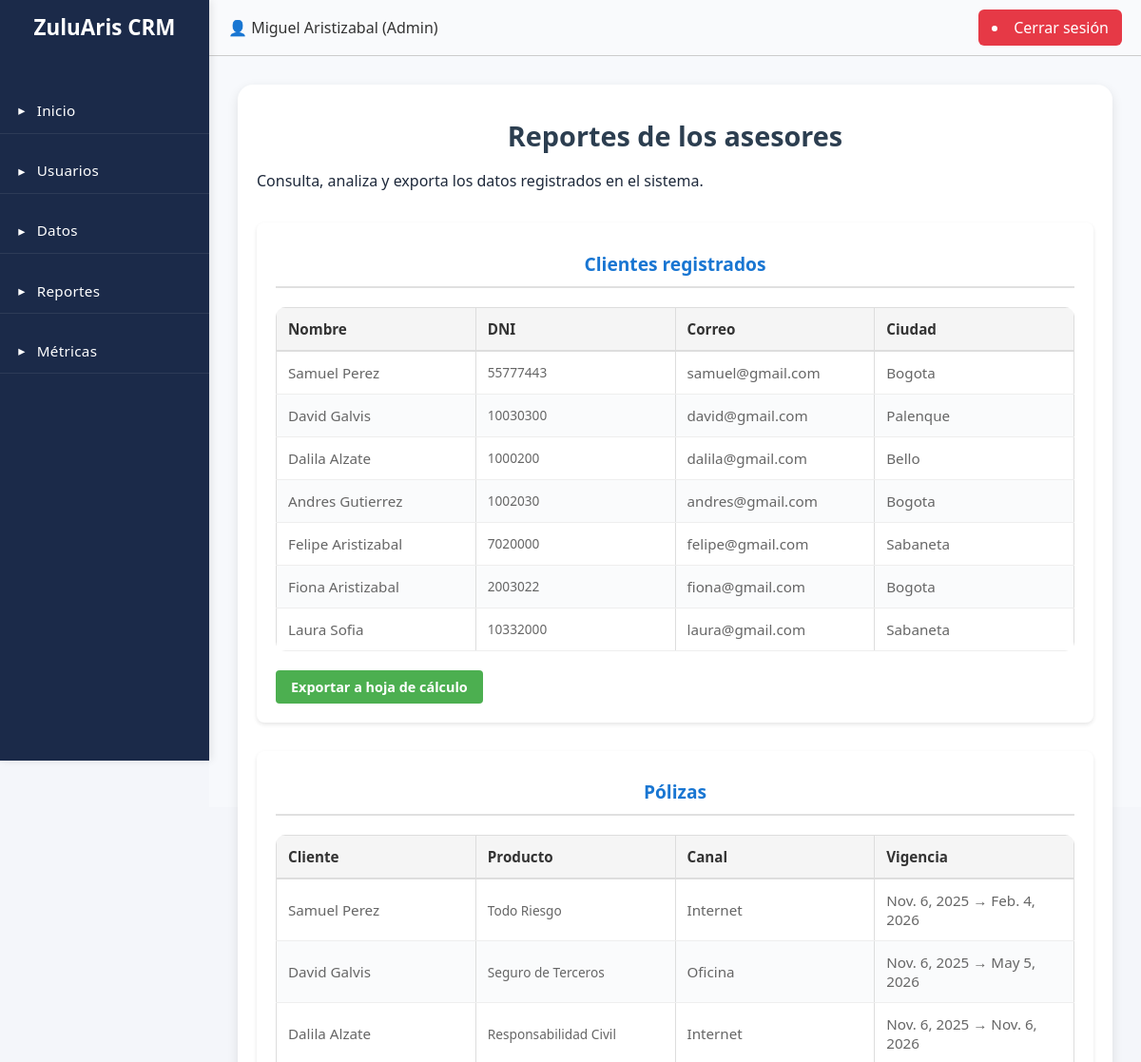
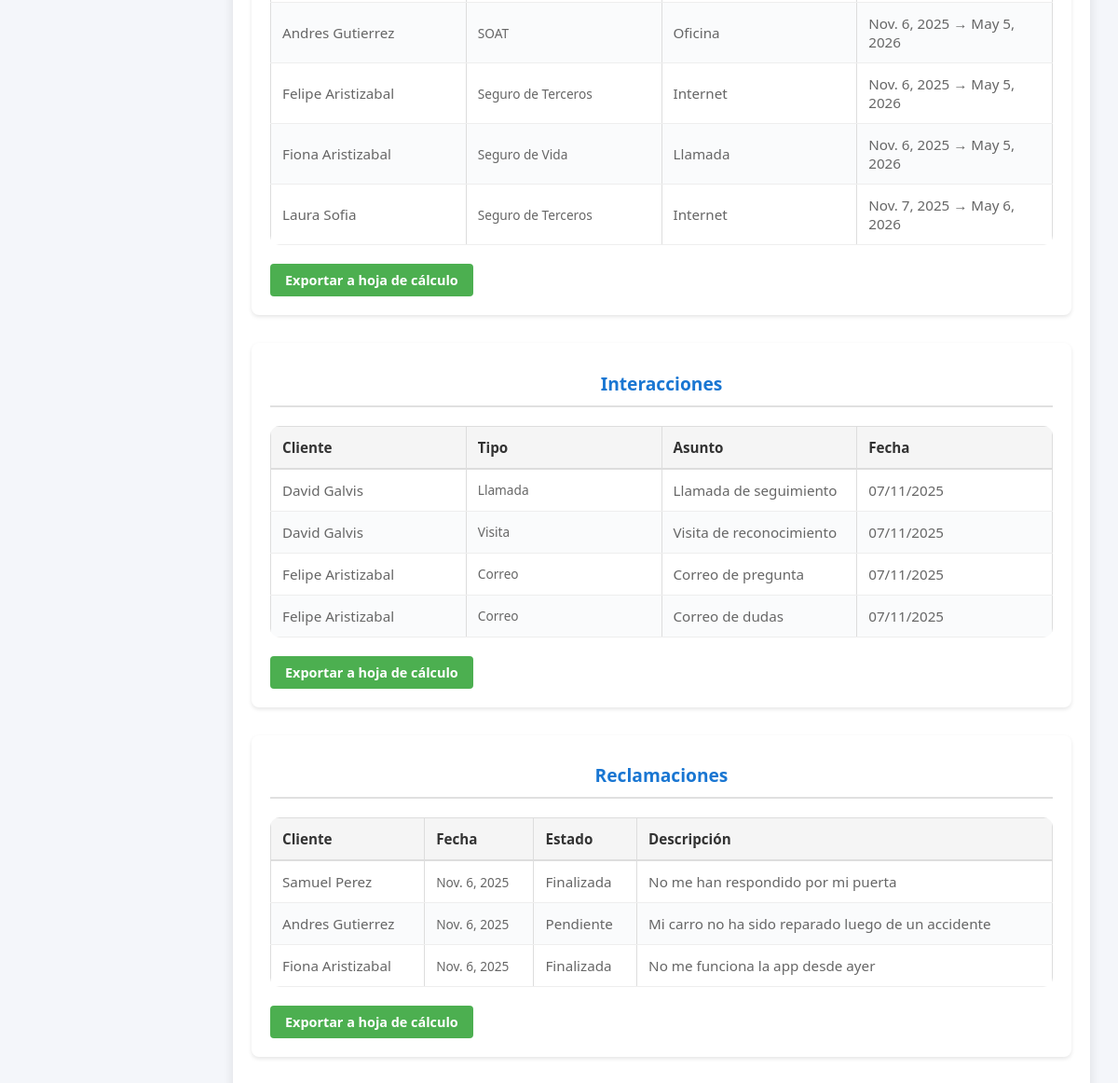
Page /reportes_admin/ (signed in) on the committed database (2 pictures, top to bottom).
### CRM/models.py (models this page shows)
class Clientes(models.Model):
    dni = models.CharField(max_length=50, primary_key=True)
    id_tipo_dni = models.ForeignKey(Tipo_DNI, on_delete=models.CASCADE)
    nombre = models.CharField(max_length=200)
    direccion = models.CharField(max_length=200, blank=True, null=True)
    id_ciudad = models.ForeignKey(Ciudades, on_delete=models.CASCADE)
    telefono = models.CharField(max_length=50, blank=True, null=True)
    celular = models.CharField(max_length=50)
    correo = models.EmailField(blank=True, null=True)
    asesor = models.ForeignKey("Usuarios", on_delete=models.SET_NULL, null=True, blank=True, related_name="clientes")
    class Meta:
        db_table = "clientes"

class Ciudades(models.Model):
    id = models.AutoField(primary_key=True)
    descripcion = models.CharField(max_length=50, unique=True)
    id_departamento = models.ForeignKey(Departamentos, on_delete=models.CASCADE)
    class Meta:
        db_table = "ciudades"

class Polizas(models.Model):
    id = models.AutoField(primary_key=True)
    id_producto = models.ForeignKey(Productos, on_delete=models.CASCADE)
    id_canal_venta = models.ForeignKey(Canal_venta, on_delete=models.CASCADE)
    id_tipo_poliza = models.ForeignKey(Tipo_Poliza, on_delete=models.CASCADE)
    id_forma_pago = models.ForeignKey(Formas_pago, on_delete=models.CASCADE)
    dni_cliente = models.ForeignKey(Clientes, on_delete=models.CASCADE)
    fecha_inicio = models.DateField()
    fecha_fin = models.DateField()
    class Meta:
        db_table = "polizas"

class Productos(models.Model):
    id = models.AutoField(primary_key=True)
    descripcion = models.CharField(max_length=50, unique=True)
    id_ramo = models.ForeignKey(Ramos, on_delete=models.CASCADE)
    class Meta:
        db_table = "productos"

class Canal_venta(models.Model):
    id = models.AutoField(primary_key=True)
    descripcion = models.CharField(max_length=50, unique=True)
    class Meta:
        db_table = "canal_venta"

class Interacciones(models.Model):
    id = models.AutoField(primary_key=True)
    dni_cliente = models.ForeignKey(Clientes, on_delete=models.CASCADE)
    dni_asesor = models.ForeignKey(Usuarios, on_delete=models.CASCADE)
    fecha = models.DateTimeField(auto_now_add=True)
    id_tipo_interaccion = models.ForeignKey(TipoInteraccion, on_delete=models.CASCADE)
    asunto = models.CharField(max_length=100)
    observaciones = models.CharField(max_length=500, blank=True, null=True)
    class Meta:
        db_table = "interacciones"

class TipoInteraccion(models.Model):
    id = models.AutoField(primary_key=True)
    descripcion = models.CharField(max_length=50, unique=True)
    class Meta:
        db_table = "tipo_interaccion"

class Reclamaciones(models.Model):
    id = models.AutoField(primary_key=True)
    dni_asesor = models.ForeignKey(Usuarios, on_delete=models.CASCADE)
    dni_cliente = models.ForeignKey(Clientes, on_delete=models.CASCADE)
    poliza = models.ForeignKey(Polizas, on_delete=models.SET_NULL, null=True, db_column="id_poliza")
    fecha = models.DateField(auto_now_add=True)
    fecha_actualizacion = models.DateTimeField(auto_now=True)
    descripcion = models.TextField(blank=True, null=True)
    id_estado = models.ForeignKey(Estado, on_delete=models.CASCADE, db_column="id_estado", related_name="reclamacion_estado")
    class Meta:
        db_table = "reclamaciones"

class Estado(models.Model):
    id = models.AutoField(primary_key=True)
    descripcion = models.CharField(max_length=50, unique=True)
    class Meta:
        db_table = "estados"

### CRM/views.py (the view)
# urls.py: path("reportes_admin/", CRM.views.reportes_admin, name="reportes_admin"),
def reportes_admin(request):
    if not request.user.is_authenticated:
        messages.error(request, "Debes iniciar sesión.")
        return redirect("/login")
    try:
        usuario = Usuarios.objects.select_related("empresa").get(user=request.user)
        empresa = usuario.empresa
    except Usuarios.DoesNotExist:
        messages.error(request, "Tu perfil no está asociado correctamente.")
        return redirect("/")
    clientes = Clientes.objects.filter(asesor__empresa=empresa).select_related("id_ciudad")
    polizas = Polizas.objects.filter(dni_cliente__asesor__empresa=empresa).select_related("dni_cliente", "id_producto", "id_canal_venta")
    interacciones = Interacciones.objects.filter(dni_cliente__asesor__empresa=empresa).select_related("dni_cliente", "id_tipo_interaccion")
    reclamaciones = Reclamaciones.objects.filter(dni_cliente__asesor__empresa=empresa).select_related("dni_cliente", "id_estado")
    context = {
        "titulo": f"Reportes de {empresa.nombre}",
        "clientes": clientes,
        "polizas": polizas,
        "interacciones": interacciones,
        "reclamaciones": reclamaciones,
    }
    return render(request, "reportes_admin.html", context)

### CRM/templates/reportes_admin.html (shortened to what this page needs)
{% extends 'layout_admin.html' %}
{% load static %}
{% block content %}
<div class="reportes-container">
    <h2 class="titulo-seccion">Reportes de los asesores</h2>
    <p>Consulta, analiza y exporta los datos registrados en el sistema.</p>
    <div class="reportes-seccion">
        <h3>Clientes registrados</h3>
        <table class="tabla_clientes">
            <thead>
                <tr>
                    <th>Nombre</th>
                    <th>DNI</th>
                    <th>Correo</th>
                    <th>Ciudad</th>
                </tr>
            </thead>
            <tbody>
                {% for c in clientes %}
                <tr>
                    <td>{{ c.nombre }}</td>
                    <td>{{ c.dni }}</td>
                    <td>{{ c.correo|default:"-" }}</td>
                    <td>{{ c.id_ciudad.descripcion }}</td>
                </tr>
                {% endfor %}
            </tbody>
        </table>
        <div class="acciones-reporte">
            <a href="{% url 'exportar_reporte' 'clientes' %}" class="btn-guardar">Exportar a hoja de cálculo</a>
        </div>
    </div>
    <div class="reportes-seccion">
        <h3>Pólizas</h3>
        <table class="tabla_clientes">
            <thead>
                <tr>
                    <th>Cliente</th>
                    <th>Producto</th>
                    <th>Canal</th>
                    <th>Vigencia</th>
                </tr>
            </thead>
            <tbody>
                {% for p in polizas %}
                <tr>
                    <td>{{ p.dni_cliente.nombre }}</td>
                    <td>{{ p.id_producto.descripcion }}</td>
                    <td>{{ p.id_canal_venta.descripcion }}</td>
                    <td>{{ p.fecha_inicio }} → {{ p.fecha_fin }}</td>
                </tr>
                {% endfor %}
            </tbody>
        </table>
        <div class="acciones-reporte">
            <a href="{% url 'exportar_reporte' 'polizas' %}" class="btn-guardar">Exportar a hoja de cálculo</a>
        </div>
    </div>
    <div class="reportes-seccion">
        <h3>Interacciones</h3>
        <table class="tabla_interacciones">
            <thead>
                <tr>
                    <th>Cliente</th>
                    <th>Tipo</th>
                    <th>Asunto</th>
                    <th>Fecha</th>
                </tr>
            </thead>
            <tbody>
                {% for i in interacciones %}
                <tr>
                    <td>{{ i.dni_cliente.nombre }}</td>
                    <td>{{ i.id_tipo_interaccion.descripcion }}</td>
                    <td>{{ i.asunto }}</td>
                    <td>{{ i.fecha|date:"d/m/Y" }}</td>
                </tr>
                {% endfor %}
            </tbody>
        </table>
        <div class="acciones-reporte">
            <a href="{% url 'exportar_reporte' 'interacciones' %}" class="btn-guardar">Exportar a hoja de cálculo</a>
        </div>
    </div>
    <div class="reportes-seccion">
        <h3>Reclamaciones</h3>
        <table class="tabla-clientes">
            <thead>
                <tr>
                    <th>Cliente</th>
                    <th>Fecha</th>
                    <th>Estado</th>
                    <th>Descripción</th>
                </tr>
            </thead>
            <tbody>
                {% for r in reclamaciones %}
                <tr>
                    <td>{{ r.dni_cliente.nombre }}</td>
                    <td>{{ r.fecha }}</td>
                    <td>{{ r.id_estado.descripcion }}</td>
                    <td>{{ r.descripcion }}</td>
                </tr>
                {% endfor %}
            </tbody>
        </table>
        <div class="acciones-reporte">
            <a href="{% url 'exportar_reporte' 'reclamaciones' %}" class="btn-guardar">Exportar a hoja de cálculo</a>
        </div>
    </div>
{% endblock %}

### CRM/templates/layout_admin.html (shortened to what this page needs)
{% load static %}
<!DOCTYPE html>
<html lang="es">
<head>
    <link rel="stylesheet" href="{% static 'styles/globalstyles.css' %}">
</head>
<body>
    <div class="container">
        <aside class="sidebar sidebar-admin">
            <div class="logo">ZuluAris CRM</div>
            <nav>
                <ul>
                    <li><a href="{% url 'admin_panel' %}">Inicio</a></li>
                    <li><a href="{% url 'gestionar_usuarios' %}">Usuarios</a></li>
                    <li><a href="{% url 'gestionar_datos' %}">Datos</a></li>
                    <li><a href="{% url 'reportes_admin' %}">Reportes</a></li>
                    <li><a href="{% url 'reportes_metricas_admin' %}">Métricas</a></li>
                </ul>
            </nav>
        </aside>
        <main class="main-content">
            <header class="navbar">
                <div class="navbar-left">
                    <span class="user">👤 {{ request.user.first_name }} {{ request.user.last_name }} (Admin)</span>
                </div>
                <div class="navbar-right">
                    <li class="btn-logout"><a href="/logout/">Cerrar sesión</a></li>
                </div>
            </header>
            <section class="content">
                {% block content %}
                {% endblock %}
            </section>
        </main>
    </div>
</body>
</html>

### rows in the picture
Clientes: nombre "Samuel Perez", dni "55777443", correo "samuel@gmail.com", id_ciudad.descripcion "Bogota"
Clientes: nombre "David Galvis", dni "10030300", correo "david@gmail.com", id_ciudad.descripcion "Palenque"
Clientes: nombre "Dalila Alzate", dni "1000200", correo "dalila@gmail.com", id_ciudad.descripcion "Bello"
Clientes: nombre "Andres Gutierrez", dni "1002030", correo "andres@gmail.com", id_ciudad.descripcion "Bogota"
Clientes: nombre "Felipe Aristizabal", dni "7020000", correo "felipe@gmail.com", id_ciudad.descripcion "Sabaneta"
Clientes: nombre "Fiona Aristizabal", dni "2003022", correo "fiona@gmail.com", id_ciudad.descripcion "Bogota"
Clientes: nombre "Laura Sofia", dni "10332000", correo "laura@gmail.com", id_ciudad.descripcion "Sabaneta"
Polizas: dni_cliente.nombre "Samuel Perez", id_producto.descripcion "Todo Riesgo", id_canal_venta.descripcion "Internet", fecha_inicio "Nov. 6, 2025", fecha_fin "Feb. 4, 2026"
Polizas: dni_cliente.nombre "David Galvis", id_producto.descripcion "Seguro de Terceros", id_canal_venta.descripcion "Oficina", fecha_inicio "Nov. 6, 2025", fecha_fin "May 5, 2026"
Polizas: dni_cliente.nombre "Dalila Alzate", id_producto.descripcion "Responsabilidad Civil", id_canal_venta.descripcion "Internet", fecha_inicio "Nov. 6, 2025", fecha_fin "Nov. 6, 2026"
Polizas: dni_cliente.nombre "Andres Gutierrez", id_producto.descripcion "SOAT", id_canal_venta.descripcion "Oficina", fecha_inicio "Nov. 6, 2025", fecha_fin "May 5, 2026"
Polizas: dni_cliente.nombre "Felipe Aristizabal", id_producto.descripcion "Seguro de Terceros", id_canal_venta.descripcion "Internet", fecha_inicio "Nov. 6, 2025", fecha_fin "May 5, 2026"
Polizas: dni_cliente.nombre "Fiona Aristizabal", id_producto.descripcion "Seguro de Vida", id_canal_venta.descripcion "Llamada", fecha_inicio "Nov. 6, 2025", fecha_fin "May 5, 2026"
Polizas: dni_cliente.nombre "Laura Sofia", id_producto.descripcion "Seguro de Terceros", id_canal_venta.descripcion "Internet", fecha_inicio "Nov. 7, 2025", fecha_fin "May 6, 2026"
Interacciones: dni_cliente.nombre "David Galvis", id_tipo_interaccion.descripcion "Llamada", asunto "Llamada de seguimiento", fecha "07/11/2025"
Interacciones: dni_cliente.nombre "David Galvis", id_tipo_interaccion.descripcion "Visita", asunto "Visita de reconocimiento", fecha "07/11/2025"
Interacciones: dni_cliente.nombre "Felipe Aristizabal", id_tipo_interaccion.descripcion "Correo", asunto "Correo de pregunta", fecha "07/11/2025"
Interacciones: dni_cliente.nombre "Felipe Aristizabal", id_tipo_interaccion.descripcion "Correo", asunto "Correo de dudas", fecha "07/11/2025"
Reclamaciones: dni_cliente.nombre "Samuel Perez", fecha "Nov. 6, 2025", id_estado.descripcion "Finalizada", descripcion "No me han respondido por mi puerta"
Reclamaciones: dni_cliente.nombre "Andres Gutierrez", fecha "Nov. 6, 2025", id_estado.descripcion "Pendiente", descripcion "Mi carro no ha sido reparado luego de un accidente"
Reclamaciones: dni_cliente.nombre "Fiona Aristizabal", fecha "Nov. 6, 2025", id_estado.descripcion "Finalizada", descripcion "No me funciona la app desde ayer"

### other values in the picture
{{ request.user.first_name }} "Miguel"
{{ request.user.last_name }} "Aristizabal"
